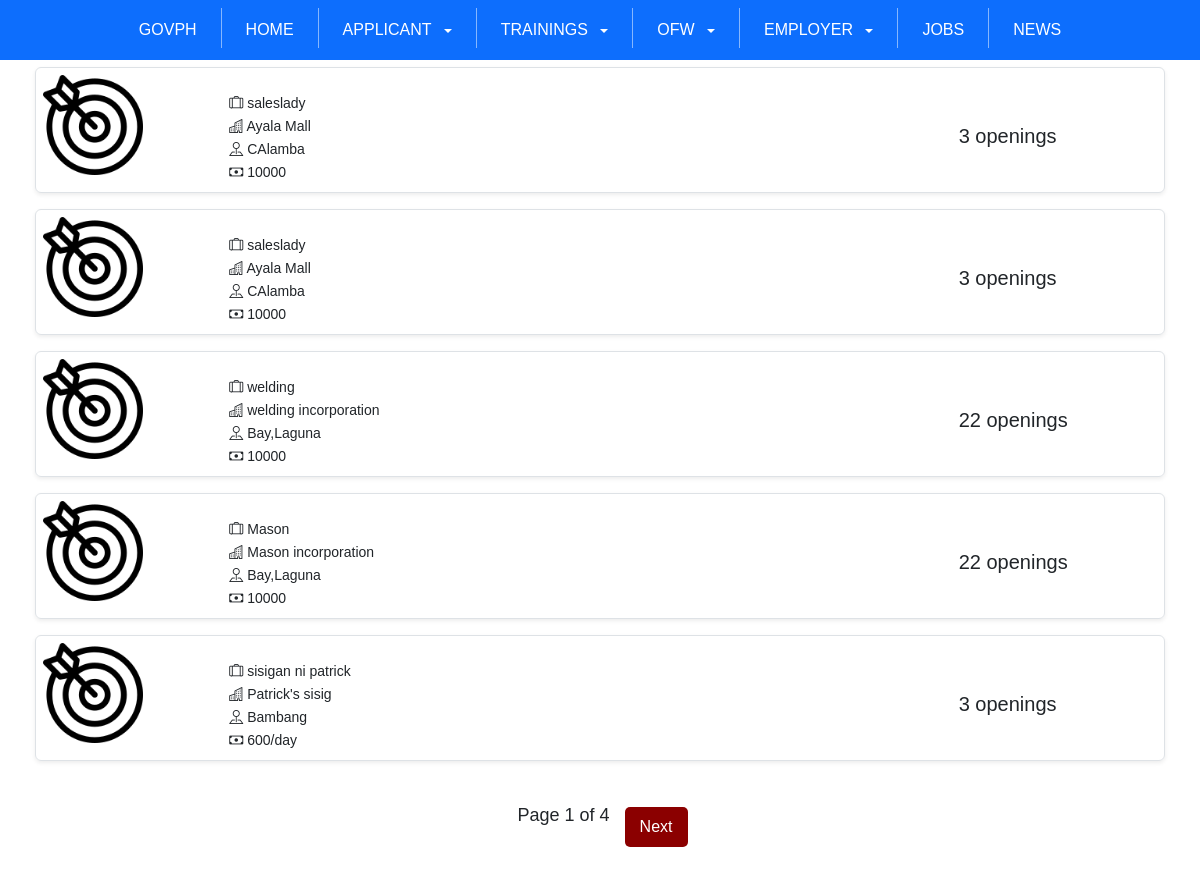
The app's page /joblist.php with its own data.
### tables this page shows
CREATE TABLE `job_post` (
  `id` int(255) NOT NULL,
  `employer_id` int(255) NOT NULL,
  `job_title` varchar(255) NOT NULL,
  `company_name` varchar(255) NOT NULL,
  `job_type` varchar(255) NOT NULL,
  `salary` varchar(255) NOT NULL,
  `job_description` varchar(255) NOT NULL,
  `selected_option` varchar(255) NOT NULL,
  `vacant` int(255) NOT NULL,
  `requirement` varchar(255) NOT NULL,
  `work_location` varchar(255) NOT NULL,
  `education` varchar(255) NOT NULL,
  `remarks` varchar(255) NOT NULL,
  `date_posted` date NOT NULL,
  `is_active` tinyint(6) NOT NULL
);

### joblist.php (the view, shortened to what this page needs)
<?php
include 'db.php';
$limit = 5;
$page = isset($_GET['page']) ? (int)$_GET['page'] : 1;
$start = ($page - 1) * $limit;
$totalQuery = "SELECT COUNT(id) AS total FROM job_post WHERE is_active = 1";
$totalResult = $conn->query($totalQuery);
$totalRow = $totalResult->fetch_assoc();
$totalJobs = $totalRow['total'];
$totalPages = ceil($totalJobs / $limit);
$query = "SELECT id, job_title, company_name, salary, vacant, work_location FROM job_post WHERE is_active = 1 LIMIT $start, $limit";
$result = $conn->query($query);
?>
<!DOCTYPE html>
<html lang="en">
<head>
    <link href="https://cdn.jsdelivr.net/npm/bootstrap@5.3.0-alpha3/dist/css/bootstrap.min.css" rel="stylesheet">
    <link rel="stylesheet" href="https://cdn.jsdelivr.net/npm/bootstrap-icons/font/bootstrap-icons.css">
    <link rel="stylesheet" href="joblist.css">
</head>
<body>
<nav class="navbar bg-primary text-white py-2">
    <div class="container-fluid">
        <div class="d-flex flex-wrap align-items-center">
           <a href="https://www.gov.ph/" target="_blank" class="nav-link px-3 text-white">GOVPH</a>
            <a href="index.php" class="nav-link px-3">HOME</a>
            <div class="dropdown">
                <a class="nav-link px-3 dropdown-toggle" href="#" role="button" data-bs-toggle="dropdown" aria-expanded="false">
                    APPLICANT
                </a>
            </div>
            <div class="dropdown">
                <a class="nav-link px-3 dropdown-toggle" href="#" role="button" data-bs-toggle="dropdown" aria-expanded="false">
                    TRAININGS
                </a>
            </div>
            <div class="dropdown">
                <a class="nav-link px-3 dropdown-toggle" href="#" role="button" data-bs-toggle="dropdown" aria-expanded="false">
                    OFW
                </a>
            </div>
            <div class="dropdown">
                <a class="nav-link px-3 dropdown-toggle" href="#" role="button" data-bs-toggle="dropdown" aria-expanded="false">
                    EMPLOYER
                </a>
            </div>
            <a href="joblist.php" class="nav-link px-3">JOBS</a>
            <a href="news.php" class="nav-link px-3">NEWS</a>
        </div>
    </div>
</nav>
<div class="container container-fluid">
    <?php while ($row = $result->fetch_assoc()) { ?>
        <a href="jobdetails.php?id=<?= htmlspecialchars($row['id']) ?>" class="text-decoration-none text-dark">
            <div class="row job-row border rounded mb-3 shadow-sm" style="cursor: pointer;">
                <div class="col-md-2 justify-content-center">
                    <img src="img/mission.png" alt="Profile 1" class="img-fluid" style="width: 100px; height: 100px;">
                </div>
                <div class="col-md-8 row justify-content-start">
                    <div class="col-md-12 pt-3 text-start">
                        <div class="col"><p class="text-start"><i class="bi bi-suitcase-lg"></i> <?= htmlspecialchars($row['job_title']) ?></p></div>
                        <div class="col"><p class="text-start"><i class="bi bi-buildings"></i> <?= htmlspecialchars($row['company_name']) ?></p></div>
                        <div class="col"><p class="text-start"><i class="bi bi-pin-map"></i> <?= htmlspecialchars($row['work_location']) ?></p></div>
                        <div class="col"><p class="text-start"><i class="bi bi-cash"></i> <?= htmlspecialchars($row['salary']) ?></p></div>
                    </div>
                </div>
                <div class="col-md-2 pt-5 text-start">
                    <span class="ms-2 fs-5">
                        <?= htmlspecialchars($row['vacant']) ?> openings
                    </span>
                </div>
            </div>
        </a>
    <?php } ?>
</div>
<div class="pagination justify-content-center">
    <span>Page <?= $page ?> of <?= $totalPages ?></span>
    <?php if ($page < $totalPages): ?>
        <a href="?page=<?= $page + 1 ?>" class="next">Next</a>
    <?php endif; ?>
</div>
</body>
</html>

### joblist.css (style rules this page uses)
body { font-family: Arial, sans-serif; }
.navbar { padding: 0; }
.navbar .nav-link { color: white !important; padding: 10px 15px; position: relative; text-decoration: none; }
.navbar a:not(.dropdown-item)::before, .navbar .nav-link::before { content: ''; position: absolute; width: 100%; height: 4px; border-radius: 4px; background-color: #ffffff; bottom: 0; left: 0; transform-origin: right; transform: scaleX(0); transition: transform 0.3s ease-in-out; }
.dropdown-toggle::after { margin-left: 0.5em; vertical-align: middle; transition: transform 0.2s ease; }
.pagination { text-align: center; margin: 20px 0; }
.pagination a { text-decoration: none; background-color: #8B0000; color: white; padding: 8px 15px; margin: 5px; border-radius: 5px; }
.pagination span { font-size: 18px; margin: 0 10px; }
.job-row { margin: 2px 0; padding: 5px; }
.job-row img { width: 80px; height: 80px; }
.job-row p { margin: 2px 0; font-size: 14px; }
.job-row span { font-size: 14px; }
.container { padding: 5px; }
.col-md-2, .col-md-8 { padding: 2px; }

### records on screen
job_post: job_title "saleslady", company_name "Ayala Mall", work_location "CAlamba", salary "10000", vacant "3"
job_post: job_title "saleslady", company_name "Ayala Mall", work_location "CAlamba", salary "10000", vacant "3"
job_post: job_title "welding", company_name "welding incorporation", work_location "Bay,Laguna", salary "10000", vacant "22"
job_post: job_title "Mason", company_name "Mason incorporation", work_location "Bay,Laguna", salary "10000", vacant "22"
job_post: job_title "sisigan ni patrick", company_name "Patrick's sisig", work_location "Bambang", salary "600/day", vacant "3"

### other values on screen
$page "1"
$totalPages "4"
